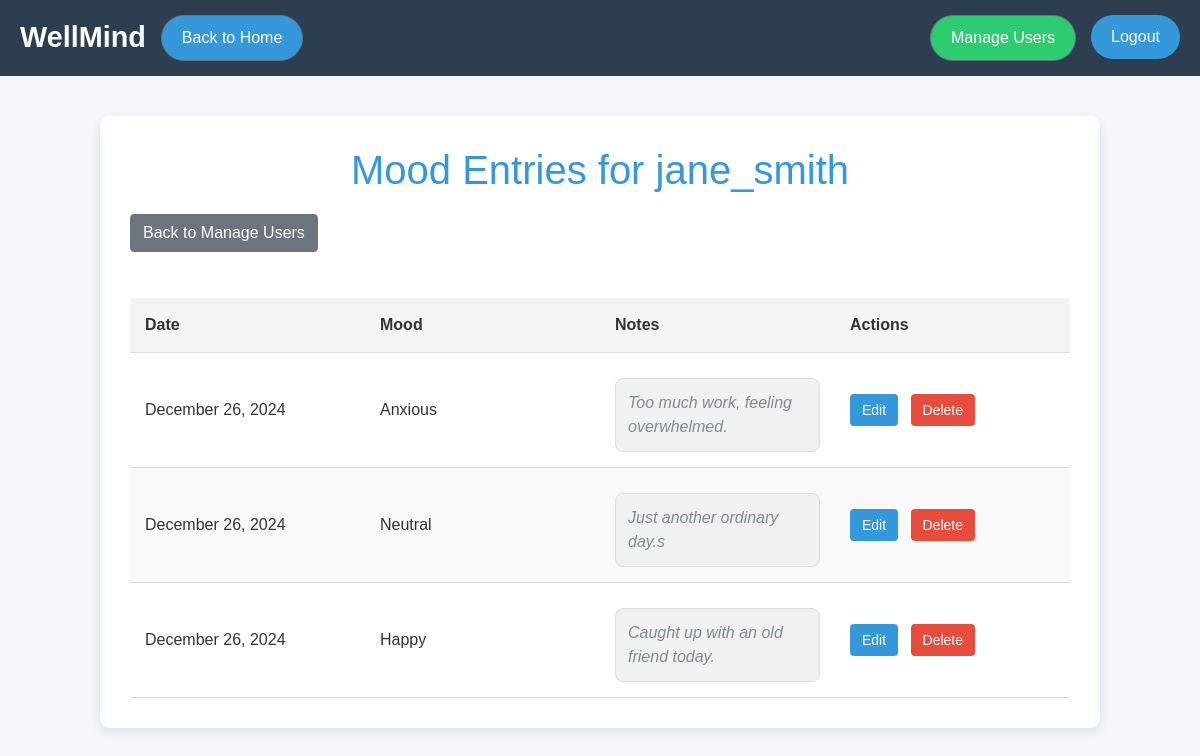
The app's page /tracker/user/28/mood-entries/, older data.
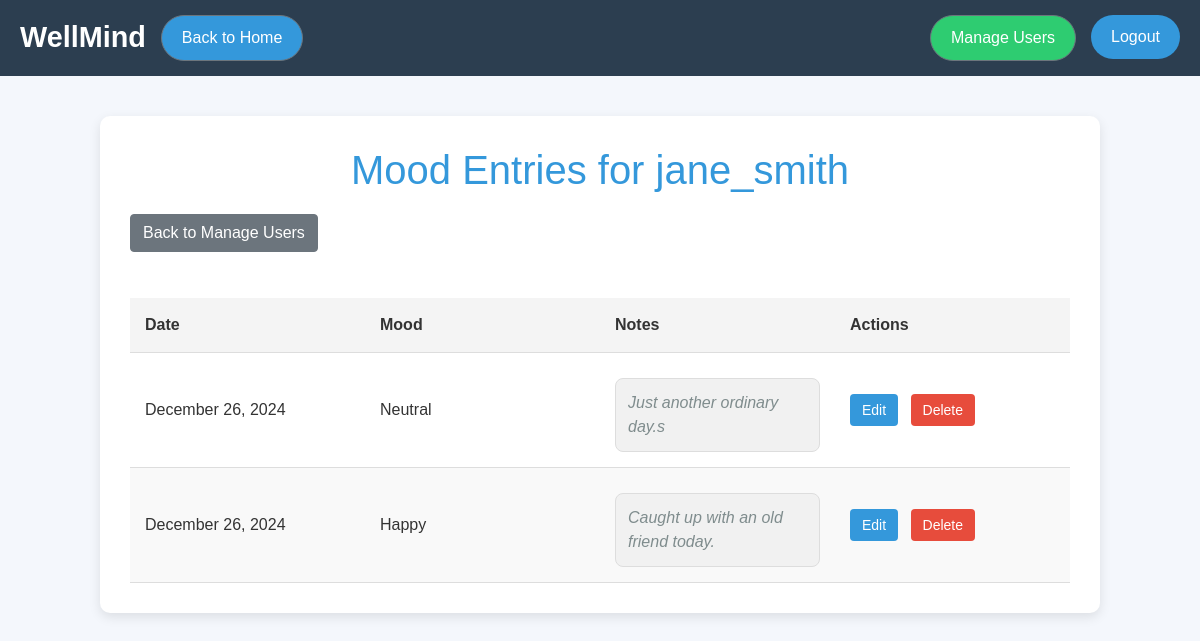
The same page, newer data.
### tracker/models.py (models this page shows)
class MoodEntry(models.Model):
    user = models.ForeignKey(User, on_delete=models.CASCADE)
    date = models.DateField(auto_now_add=True)
    mood = models.CharField(max_length=20, choices=[
        ('Happy', 'Happy'),
        ('Sad', 'Sad'),
        ('Anxious', 'Anxious'),
        ('Neutral', 'Neutral'),
        ('Angry', 'Angry'),
    ])
    note = models.TextField(blank=True)

### tracker/views.py (the view)
# urls.py: path('user/<int:user_id>/mood-entries/', views.user_mood_entries, name='user_mood_entries'),
def user_mood_entries(request, user_id):
    user = get_object_or_404(User, id=user_id)
    mood_entries = MoodEntry.objects.filter(user=user)
    return render(request, 'tracker/user_mood_entries.html', {'user': user, 'mood_entries': mood_entries})

### tracker/templates/tracker/user_mood_entries.html (shortened to what this page needs)
<!DOCTYPE html>
<html lang="en">
<head>
    <link rel="stylesheet" href="https://maxcdn.bootstrapcdn.com/bootstrap/4.5.2/css/bootstrap.min.css">
</head>
<body>
    <div class="header">
        <div class="nav-left">
            <div class="logo">WellMind</div>
            <a href="{% url 'home' %}" class="btn btn-secondary">Back to Home</a>
        </div>
        <div class="nav-right">
            <a href="{% url 'manage_users' %}" class="btn btn-secondary">Manage Users</a>
            <form action="{% url 'logout' %}" method="post" style="display:inline;">
                <button type="submit">Logout</button>
            </form>
        </div>
    </div>
    <div class="container">
        <h1>Mood Entries for {{ user.username }}</h1>
        <a href="{% url 'manage_users' %}" class="btn btn-secondary mb-3">Back to Manage Users</a>
        <div style="overflow-x:auto;">
            <table>
                <thead>
                    <tr>
                        <th>Date</th>
                        <th>Mood</th>
                        <th>Notes</th>
                        <th>Actions</th>
                    </tr>
                </thead>
                <tbody>
                    {% for entry in mood_entries %}
                    <tr>
                        <td>{{ entry.date|date:"F j, Y" }}</td>
                        <td>{{ entry.mood }}</td>
                        <td>
                            {% if entry.note %}
                                <div class="notes">{{ entry.note }}</div>
                            {% else %}
                                <div class="notes">No notes available</div>
                            {% endif %}
                        </td>
                        <td class="actions">
                            <a href="{% url 'edit_mood' entry.id %}">Edit</a>
                            <a href="{% url 'delete_mood' entry.id %}" >Delete</a>
                        </td>
                    </tr>
                    {% endfor %}
                </tbody>
            </table>
        </div>
    </div>
</body>
</html>

Row changes from the older to the newer data that the page shows:
removed MoodEntry: date "December 26, 2024", mood "Anxious", note "Too much work, feeling overwhelmed."
